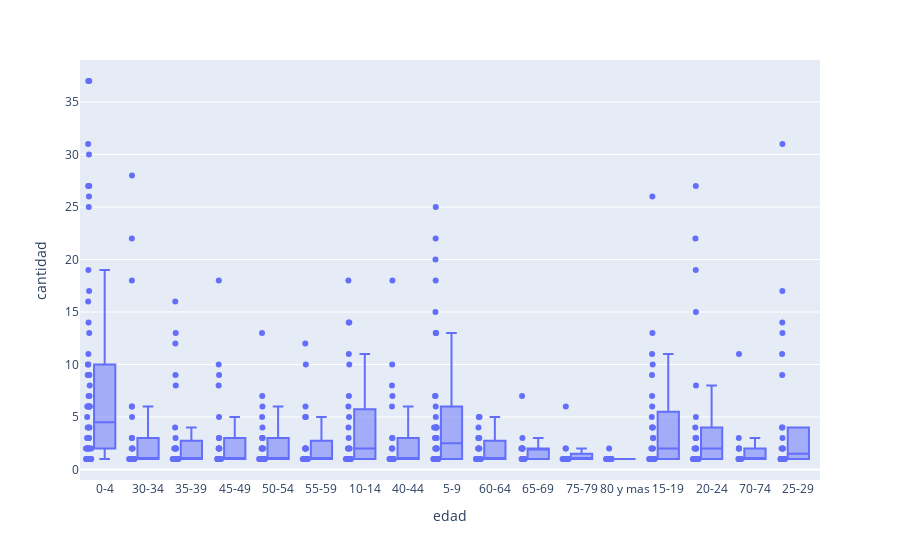
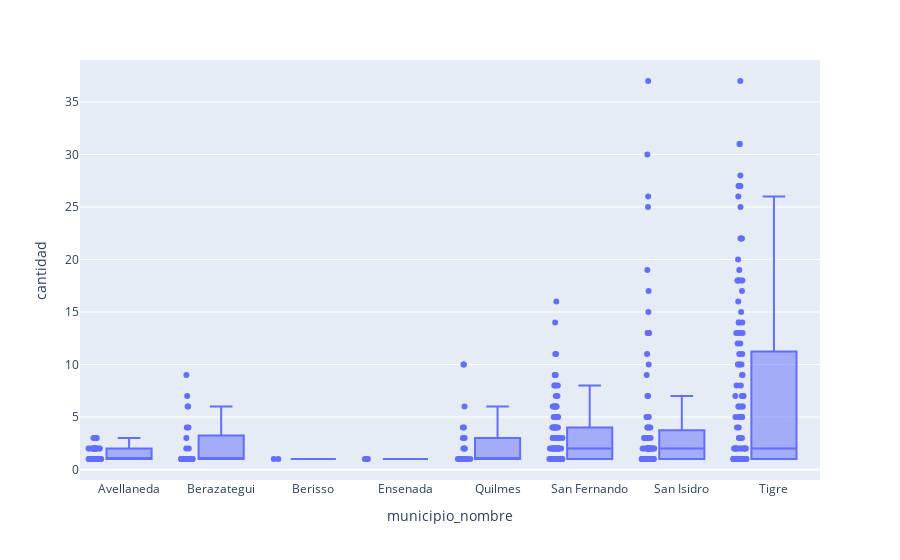
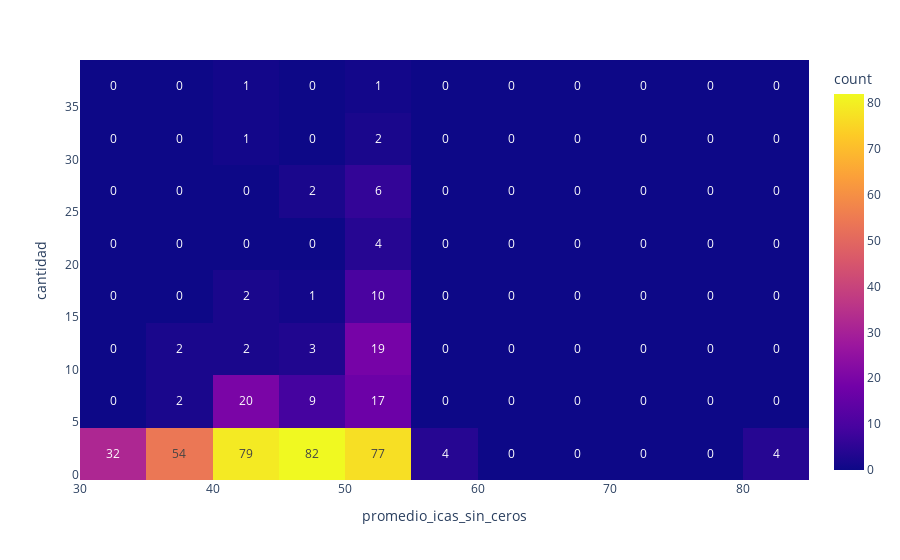

Notebook source saved alongside these figures, in order:
### Markdown cell above
Busqueda de la Relación edad-Enteritis colitis

### Code cell
fig = px.box(df_merged2, x="edad", y="cantidad", points="all")
fig.show()

fig = px.box(df_merged2, x="municipio_nombre", y="cantidad", points="all")
fig.show()

fig = px.density_heatmap(df_merged2, x="promedio_icas_sin_ceros", y="cantidad", text_auto=True)
fig.show()

### Figure 1 — Plotly figure (JSON) as saved in the notebook; plotly's stock layout.template omitted (floating-point values rounded to 4 significant figures; data arrays with more than 128 entries replaced by an {"elided": "..."} marker saying what was removed)
{"data": [{"alignmentgroup": "True", "boxpoints": "all", "hovertemplate": "edad=%{x}<br>cantidad=%{y}<extra></extra>", "legendgroup": "", "marker": {"color": "#636efa"}, "name": "", "notched": false, "offsetgroup": "", "orientation": "v", "showlegend": false, "type": "box", "x": {"elided": "436 str values"}, "x0": " ", "xaxis": "x", "y": {"elided": "436 int values"}, "y0": " ", "yaxis": "y"}], "layout": {"boxmode": "group", "legend": {"tracegroupgap": 0}, "margin": {"t": 60}, "xaxis": {"anchor": "y", "domain": [0, 1], "title": {"text": "edad"}}, "yaxis": {"anchor": "x", "domain": [0, 1], "title": {"text": "cantidad"}}}}

### Figure 2 — Plotly figure (JSON) as saved in the notebook; plotly's stock layout.template omitted (floating-point values rounded to 4 significant figures; data arrays with more than 128 entries replaced by an {"elided": "..."} marker saying what was removed)
{"data": [{"alignmentgroup": "True", "boxpoints": "all", "hovertemplate": "municipio_nombre=%{x}<br>cantidad=%{y}<extra></extra>", "legendgroup": "", "marker": {"color": "#636efa"}, "name": "", "notched": false, "offsetgroup": "", "orientation": "v", "showlegend": false, "type": "box", "x": {"elided": "436 str values"}, "x0": " ", "xaxis": "x", "y": {"elided": "436 int values"}, "y0": " ", "yaxis": "y"}], "layout": {"boxmode": "group", "legend": {"tracegroupgap": 0}, "margin": {"t": 60}, "xaxis": {"anchor": "y", "domain": [0, 1], "title": {"text": "municipio_nombre"}}, "yaxis": {"anchor": "x", "domain": [0, 1], "title": {"text": "cantidad"}}}}

### Figure 3 — Plotly figure (JSON) as saved in the notebook; plotly's stock layout.template omitted (floating-point values rounded to 4 significant figures; data arrays with more than 128 entries replaced by an {"elided": "..."} marker saying what was removed)
{"data": [{"coloraxis": "coloraxis", "hovertemplate": "promedio_icas_sin_ceros=%{x}<br>cantidad=%{y}<br>count=%{z}<extra></extra>", "name": "", "texttemplate": "%{z}", "type": "histogram2d", "x": {"elided": "436 float values"}, "xaxis": "x", "xbingroup": "x", "y": {"elided": "436 int values"}, "yaxis": "y", "ybingroup": "y"}], "layout": {"coloraxis": {"colorbar": {"title": {"text": "count"}}, "colorscale": [[0, "#0d0887"], [0.1111, "#46039f"], [0.2222, "#7201a8"], [0.3333, "#9c179e"], [0.4444, "#bd3786"], [0.5556, "#d8576b"], [0.6667, "#ed7953"], [0.7778, "#fb9f3a"], [0.8889, "#fdca26"], [1, "#f0f921"]]}, "legend": {"tracegroupgap": 0}, "margin": {"t": 60}, "xaxis": {"anchor": "y", "domain": [0, 1], "title": {"text": "promedio_icas_sin_ceros"}}, "yaxis": {"anchor": "x", "domain": [0, 1], "title": {"text": "cantidad"}}}}
